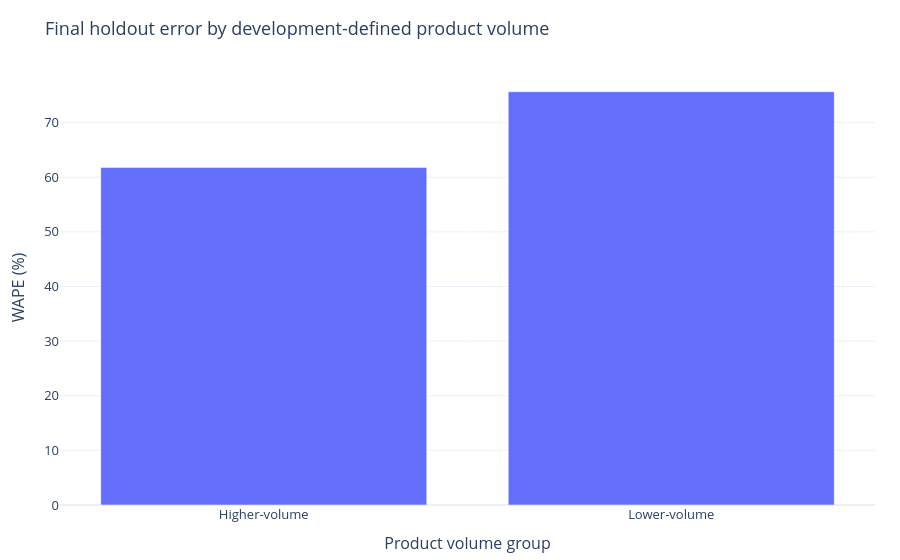
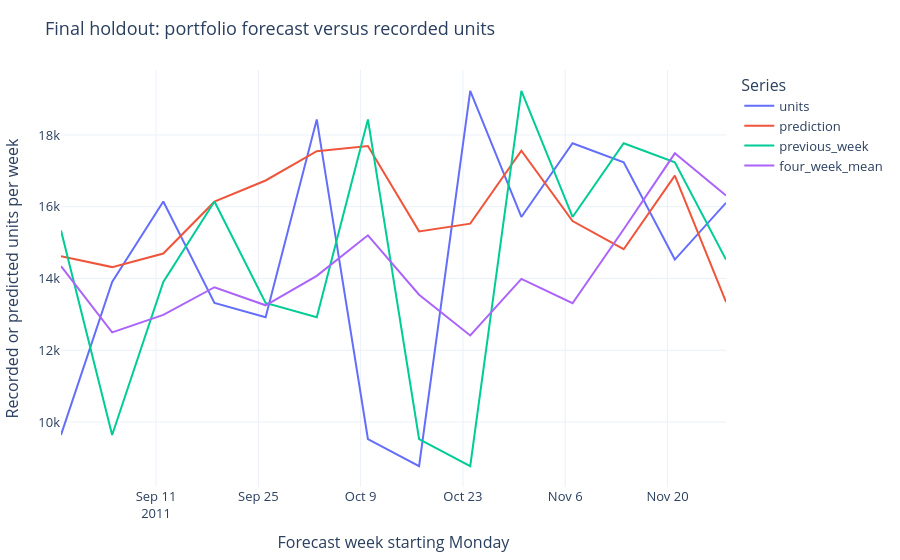

Notebook source saved alongside these figures, in order:
### Markdown cell above
## 10. Fairness, ethics and risks

Compare final errors by training-defined product volume tier and forecast month. These are operational reliability groups, not demographic fairness measures. Thresholds are learned from development data only. Low-volume SKUs may have lower MAE but worse proportional error; report sample counts and observed totals alongside WAPE. This selected cohort cannot establish performance for the whole catalogue or international customers.

Customer identifiers are omitted from published inputs and predictions. Open licensing permits reuse with attribution, but does not establish consent for unrelated profiling (Creative Commons, n.d.). Sparse business aggregates still need access and retention review in a real deployment. Overforecasting can misallocate purchasing attention; underforecasting can neglect fast-selling items. Human approval, group-level monitoring and fallback forecasts mitigate these risks. Bulk-order shocks, discontinued products, historical drift and missing availability cannot be repaired by model accuracy alone.



**Observed group risk.** Lower-volume products have 75.66% WAPE versus 61.81% for higher-volume products. Their error also exceeds the previous-week baseline (74.26%). Use a transparent fallback and separate monitoring for that tier; portfolio improvement must not conceal this weakness.

### Code cell
tier_cut=dev.groupby('StockCode').units.mean().median()
tiers=dev.groupby('StockCode').units.mean().ge(tier_cut).map({True:'Higher-volume',False:'Lower-volume'})
errors['volume_tier']=errors.StockCode.map(tiers)
errors['month']=errors.week_start.dt.strftime('%Y-%m')
group_rows=[]
for dimension in ['volume_tier','month']:
    for group,g in errors.groupby(dimension):
        group_rows.append({'dimension':dimension,'group':group,'product_weeks':len(g),'actual_units':g.units.sum(),
            **scores(g.units,g.prediction),'baseline_WAPE_pct':scores(g.units,g.previous_week)['WAPE_pct']})
group_metrics=pd.DataFrame(group_rows)
display(group_metrics.round(2))
show(px.bar(group_metrics[group_metrics.dimension.eq('volume_tier')],x='group',y='WAPE_pct',title='Final holdout error by development-defined product volume',
            labels={'group':'Product volume group','WAPE_pct':'WAPE (%)'}),'group-errors')
errors['four_week_mean']=test_baselines['Four-week mean']
trajectory=errors.groupby('week_start',as_index=False)[['units','prediction','previous_week','four_week_mean']].sum().melt(id_vars='week_start',var_name='series',value_name='weekly_units')
show(px.line(trajectory,x='week_start',y='weekly_units',color='series',title='Final holdout: portfolio forecast versus recorded units',
             labels={'week_start':'Forecast week starting Monday','weekly_units':'Recorded or predicted units per week','series':'Series'}),'test-forecast')

### Figure 1 — Plotly figure (JSON) as saved in the notebook; plotly's stock layout.template omitted (floating-point values rounded to 4 significant figures)
{"data": [{"hovertemplate": "Product volume group=%{x}<br>WAPE (%)=%{y}<extra></extra>", "legendgroup": "", "marker": {"color": "#636efa", "pattern": {"shape": ""}}, "name": "", "orientation": "v", "showlegend": false, "textposition": "auto", "type": "bar", "x": ["Higher-volume", "Lower-volume"], "xaxis": "x", "y": [61.81, 75.66], "yaxis": "y"}], "layout": {"barmode": "relative", "font": {"size": 13}, "legend": {"tracegroupgap": 0}, "margin": {"b": 55, "l": 60, "r": 25, "t": 70}, "title": {"text": "Final holdout error by development-defined product volume"}, "xaxis": {"anchor": "y", "domain": [0.0, 1.0], "title": {"text": "Product volume group"}}, "yaxis": {"anchor": "x", "domain": [0.0, 1.0], "title": {"text": "WAPE (%)"}}}}

### Figure 2 — Plotly figure (JSON) as saved in the notebook; plotly's stock layout.template omitted (floating-point values rounded to 4 significant figures)
{"data": [{"hovertemplate": "Series=units<br>Forecast week starting Monday=%{x}<br>Recorded or predicted units per week=%{y}<extra></extra>", "legendgroup": "units", "line": {"color": "#636efa", "dash": "solid"}, "marker": {"symbol": "circle"}, "mode": "lines", "name": "units", "orientation": "v", "showlegend": true, "type": "scatter", "x": ["2011-08-29T00:00:00.000000", "2011-09-05T00:00:00.000000", "2011-09-12T00:00:00.000000", "2011-09-19T00:00:00.000000", "2011-09-26T00:00:00.000000", "2011-10-03T00:00:00.000000", "2011-10-10T00:00:00.000000", "2011-10-17T00:00:00.000000", "2011-10-24T00:00:00.000000", "2011-10-31T00:00:00.000000", "2011-11-07T00:00:00.000000", "2011-11-14T00:00:00.000000", "2011-11-21T00:00:00.000000", "2011-11-28T00:00:00.000000"], "xaxis": "x", "y": [9638.0, 13910.0, 16150.0, 13320.0, 12920.0, 18430.0, 9525.0, 8769.0, 19230.0, 15710.0, 17770.0, 17240.0, 14530.0, 16110.0], "yaxis": "y"}, {"hovertemplate": "Series=prediction<br>Forecast week starting Monday=%{x}<br>Recorded or predicted units per week=%{y}<extra></extra>", "legendgroup": "prediction", "line": {"color": "#EF553B", "dash": "solid"}, "marker": {"symbol": "circle"}, "mode": "lines", "name": "prediction", "orientation": "v", "showlegend": true, "type": "scatter", "x": ["2011-08-29T00:00:00.000000", "2011-09-05T00:00:00.000000", "2011-09-12T00:00:00.000000", "2011-09-19T00:00:00.000000", "2011-09-26T00:00:00.000000", "2011-10-03T00:00:00.000000", "2011-10-10T00:00:00.000000", "2011-10-17T00:00:00.000000", "2011-10-24T00:00:00.000000", "2011-10-31T00:00:00.000000", "2011-11-07T00:00:00.000000", "2011-11-14T00:00:00.000000", "2011-11-21T00:00:00.000000", "2011-11-28T00:00:00.000000"], "xaxis": "x", "y": [14620.0, 14320.0, 14690.0, 16140.0, 16730.0, 17550.0, 17690.0, 15310.0, 15530.0, 17560.0, 15600.0, 14820.0, 16870.0, 13350.0], "yaxis": "y"}, {"hovertemplate": "Series=previous_week<br>Forecast week starting Monday=%{x}<br>Recorded or predicted units per week=%{y}<extra></extra>", "legendgroup": "previous_week", "line": {"color": "#00cc96", "dash": "solid"}, "marker": {"symbol": "circle"}, "mode": "lines", "name": "previous_week", "orientation": "v", "showlegend": true, "type": "scatter", "x": ["2011-08-29T00:00:00.000000", "2011-09-05T00:00:00.000000", "2011-09-12T00:00:00.000000", "2011-09-19T00:00:00.000000", "2011-09-26T00:00:00.000000", "2011-10-03T00:00:00.000000", "2011-10-10T00:00:00.000000", "2011-10-17T00:00:00.000000", "2011-10-24T00:00:00.000000", "2011-10-31T00:00:00.000000", "2011-11-07T00:00:00.000000", "2011-11-14T00:00:00.000000", "2011-11-21T00:00:00.000000", "2011-11-28T00:00:00.000000"], "xaxis": "x", "y": [15330.0, 9638.0, 13910.0, 16150.0, 13320.0, 12920.0, 18430.0, 9525.0, 8769.0, 19230.0, 15710.0, 17770.0, 17240.0, 14530.0], "yaxis": "y"}, {"hovertemplate": "Series=four_week_mean<br>Forecast week starting Monday=%{x}<br>Recorded or predicted units per week=%{y}<extra></extra>", "legendgroup": "four_week_mean", "line": {"color": "#ab63fa", "dash": "solid"}, "marker": {"symbol": "circle"}, "mode": "lines", "name": "four_week_mean", "orientation": "v", "showlegend": true, "type": "scatter", "x": ["2011-08-29T00:00:00.000000", "2011-09-05T00:00:00.000000", "2011-09-12T00:00:00.000000", "2011-09-19T00:00:00.000000", "2011-09-26T00:00:00.000000", "2011-10-03T00:00:00.000000", "2011-10-10T00:00:00.000000", "2011-10-17T00:00:00.000000", "2011-10-24T00:00:00.000000", "2011-10-31T00:00:00.000000", "2011-11-07T00:00:00.000000", "2011-11-14T00:00:00.000000", "2011-11-21T00:00:00.000000", "2011-11-28T00:00:00.000000"], "xaxis": "x", "y": [14340.0, 12500.0, 12990.0, 13760.0, 13250.0, 14070.0, 15200.0, 13550.0, 12410.0, 13990.0, 13310.0, 15370.0, 17490.0, 16310.0], "yaxis": "y"}], "layout": {"font": {"size": 13}, "legend": {"title": {"text": "Series"}, "tracegroupgap": 0}, "margin": {"b": 55, "l": 60, "r": 25, "t": 70}, "title": {"text": "Final holdout: portfolio forecast versus recorded units"}, "xaxis": {"anchor": "y", "domain": [0.0, 1.0], "title": {"text": "Forecast week starting Monday"}}, "yaxis": {"anchor": "x", "domain": [0.0, 1.0], "title": {"text": "Recorded or predicted units per week"}}}}
